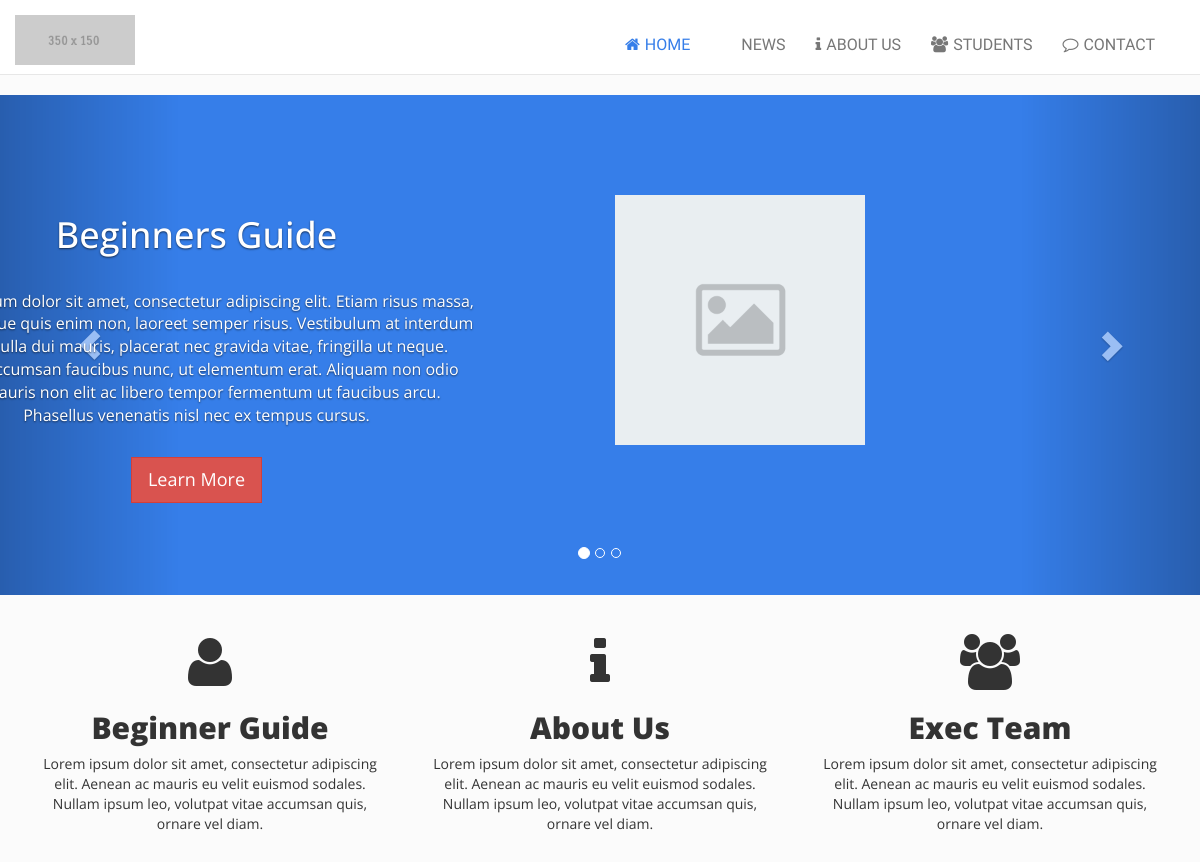
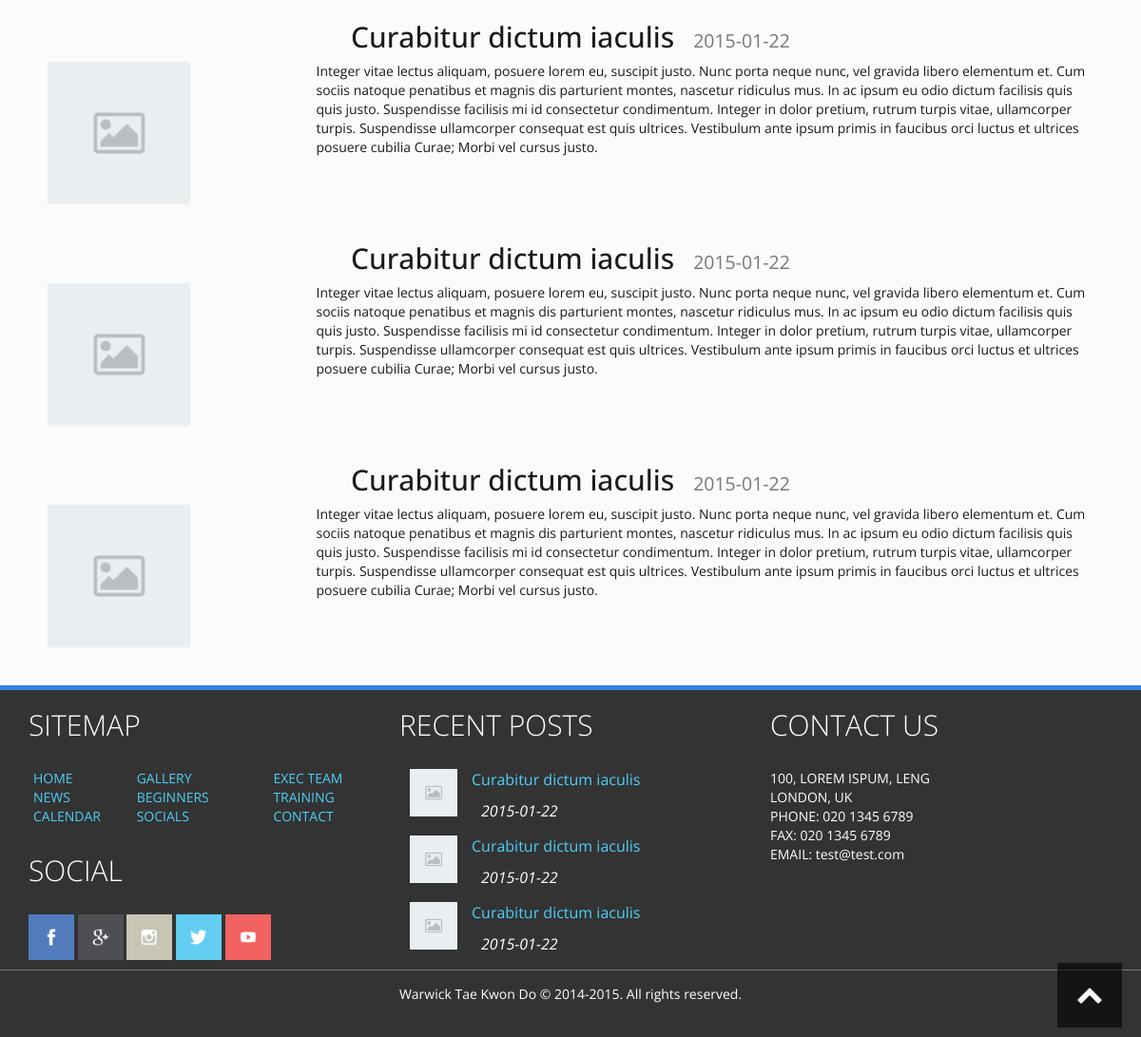
The page / on the database its author committed (2 pictures, top to bottom).
### tables this page shows
CREATE TABLE IF NOT EXISTS `Articles` (
  `Id` int(11) NOT NULL,
  `Title` varchar(30) NOT NULL,
  `Date` date NOT NULL,
  `Photo` text NOT NULL,
  `Article` text NOT NULL,
  `Summary` text NOT NULL,
  PRIMARY KEY (`Id`),
  UNIQUE KEY `Id` (`Id`)
);

### database.php (called while the page is built, shortened)
<?php
class Database {
  protected static $conn;
  public function connect() {
    if(!isset(self::$conn)) {
      $config = parse_ini_file('../config.ini');
      self::$conn = new mysqli($config['host'], $config['username'], $config['password'], $config['dbname']);
    }
    else if(!self::$conn) {
      return false;
    }
    return self::$conn;
  }
  public function query($query) {
    $conn = $this -> connect();
    $result = $conn->query($query);
    return $result;
  }
}
?>

### index.php (the view, shortened to what this page needs)
<!DOCTYPE html>
<html lang="en">
  <head>
    <?php include 'php/head.php' ?>
  </head>
  <body>
    <div id="wrapper">
      <?php include 'php/header.php' ?>
      <div id="carousel" class="carousel slide" data-ride="carousel">
        <ol class="carousel-indicators">
          <li data-target="#carousel" data-slide-to="0" class="active"></li>
          <li data-target="#carousel" data-slide-to="1"></li>
          <li data-target="#carousel" data-slide-to="2"></li>
        </ol>
        <div class="carousel-inner">
          <div class="item active">
            <div class="container">
              <div class="row">
                <div class="col-md-6 col-xs-12">
                  <div class="carousel-caption">
                    <h1 class="title">Beginners Guide</h1>
                    <p class="carousel-text">Lorem ipsum dolor sit amet, consectetur adipiscing elit. Etiam risus massa, pellentesque quis enim non, laoreet semper risus. Vestibulum at interdum urna. Nulla dui mauris, placerat nec gravida vitae, fringilla ut neque. Donec accumsan faucibus nunc, ut elementum erat. Aliquam non odio dui. Mauris non elit ac libero tempor fermentum ut faucibus arcu. Phasellus venenatis nisl nec ex tempus cursus.</p>
                    <a href="#"><button type="button" class="btn btn-danger btn-lg">Learn More</button></a>
                  </div>
                </div>
                <div class="col-md-6 col-sm-4 hidden-xs">
                  <div class="carousel-image">
                    <img class="img-responsive" src="images/placeholder.png" width="250px" height="250px">
                  </div>
                </div>
              </div>
            </div>
          </div>
        </div>
        <a class="left carousel-control animated bounceInLeft" href="#carousel" role="button" data-slide="prev">
          <span class="glyphicon glyphicon-chevron-left"></span>
        </a>
        <a class="right carousel-control animated bounceInRight" href="#carousel" role="button" data-slide="next">
          <span class="glyphicon glyphicon-chevron-right"></span>
        </a>
      </div>
      <div class="three-story">
        <div class="container">
          <div class="row">
            <a href="#">
              <div class="col-md-4">
                <i class="fa fa-user"></i>
                 <h2>Beginner Guide</h2>
                <p>Lorem ipsum dolor sit amet, consectetur adipiscing elit. Aenean ac mauris eu velit euismod sodales. Nullam ipsum leo, volutpat vitae accumsan quis, ornare vel diam. </p>
              </div>
            </a>
            <a href="#">
              <div class="col-md-4">
                <i class="fa fa-info"></i>
                 <h2>About Us</h2>
                <p>Lorem ipsum dolor sit amet, consectetur adipiscing elit. Aenean ac mauris eu velit euismod sodales. Nullam ipsum leo, volutpat vitae accumsan quis, ornare vel diam. </p>
              </div>
            </a>
            <a href="#">
              <div class="col-md-4">
                <i class="fa fa-users"></i>
                 <h2>Exec Team</h2>
                <p>Lorem ipsum dolor sit amet, consectetur adipiscing elit. Aenean ac mauris eu velit euismod sodales. Nullam ipsum leo, volutpat vitae accumsan quis, ornare vel diam. </p>
              </div>
            </a>
          </div>
        </div>
      </div>
      <div class="recent-news">
        <div class="container">
            <?php
              require_once("database.php");
              $db = new Database();
              $result = $db->query("SELECT * FROM Articles ORDER BY ID DESC LIMIT 3");
              while($row = $result -> fetch_assoc()) {
                $id = $row['Id'];
                $date = $row['Date'];
                $photo = $row['Photo'];
                $title = $row['Title'];
                $summary = $row['Summary'];
                echo '
                  <a href="news.php?Id='.$id.'">
                    <div class="row">
                      <div class="summary-news">
                       <h2>'.$title.'<small>'.$date.'</small></h2>
                       <div class="col-sm-3">
                          '.$photo.'
                        </div>
                        <div class="col-sm-9">
                          <p>'.$summary.'</p>
                        </div>
                      </div>
                    </div>
                  </a>';
              }
            ?>
        </div>
      </div>
    </div>
    <?php include 'php/footer.php' ?>
  </body>
</html>

### php/head.php (shortened to what this page needs)
<link href="css/vendor/bootstrap.min.css" rel="stylesheet">
<link href="css/vendor/font-awesome.min.css" rel="stylesheet">
<link href="css/vendor/animate.css" rel="stylesheet">
<link href="css/main.css" rel="stylesheet">

### php/header.php (shortened to what this page needs)
<div id="header">
  <div class="navbar navbar-default navbar-static-top" role="navigation">
      <div class="container">
        <div class="navbar-header">
          <a class="navbar-brand" href="#"><img src="images/logo.png"></a>
        </div>
        <div class="navbar-collapse navbar-right collapse" id="collapse-menu">
          <ul class="nav navbar-nav ">
            <li><a class="home" href="index.php"><i class="fa fa-home"></i>HOME</a></li>
            <li class="dropdown">
              <a href="#" class="dropdown-toggle news" data-toggle="dropdown"><i class="fa fa-newspaper-o"></i>NEWS</a>
            </li>
            <li class="dropdown">
              <a href="#" class="dropdown-toggle about" data-toggle="dropdown"><i class="fa fa-info"></i>ABOUT US</a>
            </li>
            <li class="dropdown">
              <a href="#" class="dropdown-toggle students" data-toggle="dropdown"><i class="fa fa-group"></i>STUDENTS</a>
            </li>
            <li><a class = "contact" href="contact.php"><i class="fa fa-comment-o"></i>CONTACT</a></li>
          </ul>
      </div>
    </div>
  </div>
</div>

### php/footer.php (shortened to what this page needs)
<div id="footer">
  <a id="up" href="#header"><i class="fa fa-chevron-up"></i></a>
  <div class="container">
    <div class="row">
      <div class="col-sm-4">
        <h2>SITEMAP</h2>
        <div class="row sitemap">
          <div class="left">
             <ul class="unlisted">
                <li><a href="index.php">HOME</a></li>
                <li><a href="#">NEWS</a></li>
                <li><a href="#">CALENDAR</a></li>
             </ul>
          </div>
          <div class="middle">
             <ul class="unlisted">
                <li><a href="#">GALLERY</a></li>
                <li><a href="#">BEGINNERS</a></li>
                <li><a href="#">SOCIALS</a></li>
             </ul>
          </div>
          <div class="right">
             <ul class="unlisted">
                <li><a href="#">EXEC TEAM</a></li>
                <li><a href="#">TRAINING</a></li>
                <li><a href="#">CONTACT</a></li>
             </ul>
          </div>
        </div>
        <div class="social">
          <h2>SOCIAL</h2>
          <div class="social-button">
            <img src="images/social/facebook.png" alt="">
            <img src="images/social/google+.png" alt="">
            <img src="images/social/instagram.png" alt="">
            <img src="images/social/twitter.png" alt="">
            <img src="images/social/youtube.png" alt="">
          </div>
        </div>
      </div>
      <?php
        require_once('database.php');
        $db = new Database();
        $result = $db->query("SELECT * FROM Articles ORDER BY ID DESC LIMIT 3");
        echo '<div class="col-sm-4">
                <h2>RECENT POSTS </h2>
                <div class="blog-post">
                  <ul class="unlisted">';
        while($row = $result -> fetch_assoc()) {
          $id = $row['Id'];
          $date = $row['Date'];
          $photo = $row['Photo'];
          $title = $row['Title'];
          echo '
            <li>
              <a href="news.php?Id='.$id.'">'.$photo.'</a>
              <div class="heading">
                <p>
                  <a href="news.php?Id='.$id.'">'.$title.'</a>
                  <small> '.$date.'</small>
                </p>
              </div>
            </li>';
        }
        echo '</ul>
            </div>
          </div>';
      ?>
      <div class="col-sm-4">
        <div class="address">
          <h2>CONTACT US</h2>
          <p>
            100, LOREM ISPUM, LENG <br>
            LONDON, UK <br>
            PHONE: 020 1345 6789 <br>
            FAX: 020 1345 6789 <br>
            EMAIL: test@test.com <br>
          </p>
        </div>
      </div>
    </div>
  </div>
  <div class="credits">Warwick Tae Kwon Do &copy 2014-2015. All rights reserved.</div>
</div>

### css/main.css (style rules this page uses)
h1 { font-size: 36px; }
h2 { font-size: 30px; }
a { color: #367ee9; }
small { padding-left: 10px; }
.unlisted { list-style-type: none; }
.btn { border-radius: 0; }
.btn-danger { color: #ffffff; }
html, body { height: 100%; }
#wrapper { background: #fbfbfb; font-family: 'Open Sans', sans; min-height: 100%; margin: 0 auto -370px; padding: 0 0 370px; }
.navbar-default { background: #ffffff; font-family: 'Raleway', sans; height: 75px; }
.navbar-default .container .navbar-collapse { margin: 0; }
.navbar-default .navbar-brand { padding: 15px 0; }
.navbar-default .navbar-brand img { height: 50px; width: 120px; }
.navbar-default .navbar-nav { padding-top: 20px; }
.navbar-default .navbar-nav li a { color: #777777; font-size: 16px; font-weight: 500; }
.navbar-default .navbar-nav li a i { padding-right: 5px; }
.navbar-default .navbar-nav li a.active { color: #367ee9; }
.navbar-default .navbar-nav .dropdown { padding-bottom: 5px; }
#footer { background: #333; height: 370px; font-family: 'Open Sans', sans; font-size: 14px; color: #fff; border-top: 5px solid #367ee9; }
#footer a { color: #4ecff8; }
#footer h2 { font-weight: 300; padding-bottom: 20px; }
#footer i { z-index: 1100; color: #fff; font-size: 2em; padding: 20px; position: fixed; bottom: 10px; right: 20px; background: rgba(0, 0, 0, 0.6); }
#footer .sitemap div { width: 33%; display: inline; float: left; padding: 0; margin: 0; }
#footer .sitemap div:first-child { margin-left: -20px; }
#footer .sitemap div:nth-child(2) { margin: 0 15px 0 -20px; }
#footer .blog-post ul { margin-left: -29px; }
#footer .blog-post li { margin-bottom: 20px; }
#footer .blog-post li .heading { display: inline; float: right; margin-right: 30px; position: absolute; }
#footer .blog-post li .heading a { font-size: 16px; }
#footer .blog-post li .heading small { font-style: italic; display: block; font-size: 16px; margin-top: 10px; }
#footer .blog-post li a img { width: 50px; height: 50px; margin-right: 15px; display: inline; }
#footer .social { margin-bottom: 10px; }
#footer .social img { width: 48px; height: 48px; }
#footer .credits { border-top: 1px solid #777777; text-align: center; padding: 15px 0 0 0; }
.carousel { background: #367ee9; width: 100%; height: 500px; margin-bottom: 20px; font-family: 'Open Sans', sans; font-size: 16px; }
.carousel .container { padding-top: 100px; }
.carousel .container .btn { margin-top: 20px; }
.carousel .container .carousel-caption { position: relative; left: -20%; }
.carousel .container .carousel-caption .title { margin-bottom: 35px; }
.three-story { margin-bottom: 20px; }
.three-story a { color: #333333; }
.three-story .col-md-4 { padding-top: 20px; text-align: center; }
.three-story .col-md-4 i { font-size: 4em; }
.three-story .col-md-4 h2 { font-weight: 800; }
.recent-news { margin-bottom: 20px; }
.recent-news .container .row .col-sm-9, .recent-news .container .row h2 { color: #1a1a1a; }
.recent-news .container .row .summary-news { padding: 0 20px; }
.recent-news .container .row .summary-news h2 { text-align: center; }
.recent-news .container .row .summary-news h2 small { padding-left: 20px; }
.recent-news .container .row .summary-news img { margin-bottom: 20px; }

### rows shown on the page
articles: Title "Curabitur dictum iaculis", Date "2015-01-22", Photo (placeholder picture), Summary "Integer vitae lectus aliquam, posuere lorem eu, suscipit justo. Nunc porta neque nunc, vel gravida libero elementum et. Cum sociis natoque penatibus et magnis dis parturient montes, nascetur ridiculus mus. In ac ipsum eu odio dictum facilisis quis quis justo. Suspendisse facilisis mi id consectetur condimentum. Integer in dolor pretium, rutrum turpis vitae, ullamcorper turpis. Suspendisse ullamcorper consequat est quis ultrices. Vestibulum ante ipsum primis in faucibus orci luctus et ultrices posuere cubilia Curae; Morbi vel cursus justo."
articles: Title "Curabitur dictum iaculis", Date "2015-01-22", Photo (placeholder picture), Summary "Integer vitae lectus aliquam, posuere lorem eu, suscipit justo. Nunc porta neque nunc, vel gravida libero elementum et. Cum sociis natoque penatibus et magnis dis parturient montes, nascetur ridiculus mus. In ac ipsum eu odio dictum facilisis quis quis justo. Suspendisse facilisis mi id consectetur condimentum. Integer in dolor pretium, rutrum turpis vitae, ullamcorper turpis. Suspendisse ullamcorper consequat est quis ultrices. Vestibulum ante ipsum primis in faucibus orci luctus et ultrices posuere cubilia Curae; Morbi vel cursus justo."
articles: Title "Curabitur dictum iaculis", Date "2015-01-22", Photo (placeholder picture), Summary "Integer vitae lectus aliquam, posuere lorem eu, suscipit justo. Nunc porta neque nunc, vel gravida libero elementum et. Cum sociis natoque penatibus et magnis dis parturient montes, nascetur ridiculus mus. In ac ipsum eu odio dictum facilisis quis quis justo. Suspendisse facilisis mi id consectetur condimentum. Integer in dolor pretium, rutrum turpis vitae, ullamcorper turpis. Suspendisse ullamcorper consequat est quis ultrices. Vestibulum ante ipsum primis in faucibus orci luctus et ultrices posuere cubilia Curae; Morbi vel cursus justo."
